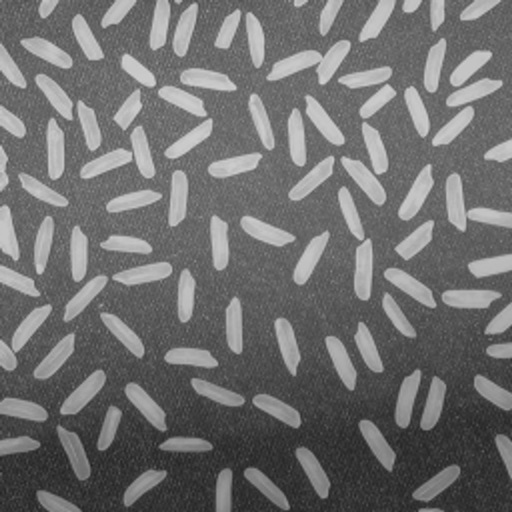
//> input picture images/rice.png, 512 x 512 px
$ ./rice_count   (built with g++ and OpenCV 4)
//> lines starting //> are read from the running program, lines starting //| are printed output that depends on the picture; after the words box and inside, x2 and y2 are one past the last pixel; in counts of white or black regions, pixels touching at a corner belong together
#include <iostream>
#include "opencv2/opencv.hpp"

using namespace std;
using namespace cv;

int main()
{
	Mat src = imread("../../../images/rice.png", IMREAD_GRAYSCALE);
//> src is the input picture: 512 rows x 512 cols, CV_8UC1; min 33, max 211, mean 111.3

	if (src.empty()) {
		cerr << "Image load failed!" << endl;
		return -1;
	}

    //local binary
    Mat dst = Mat::zeros(src.rows, src.cols, CV_8UC1);
    int bw = src.cols / 4;
//> bw = 128
    int bh = src.rows / 4;
//> bh = 128

    for(int y = 0; y < 4; y++){
        for(int x = 0; x < 4; x++){
            Mat src_ = src(Rect(x*bw, y*bh, bw, bh));
            Mat dst_ = dst(Rect(bw*x, bh*y, bw, bh));
            threshold(src_, dst_, 0, 255, THRESH_BINARY|THRESH_OTSU);
        }
    }
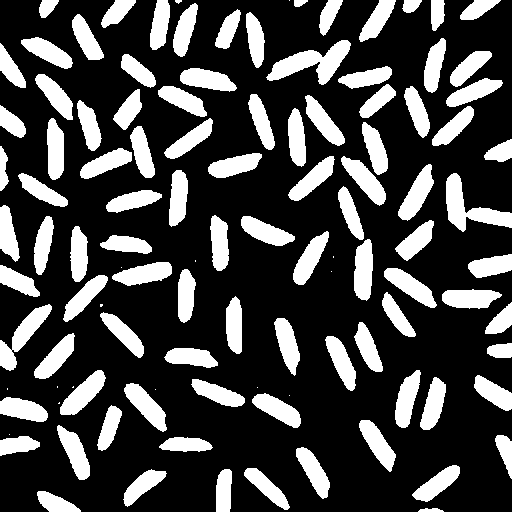
//> dst: 512 rows x 512 cols, CV_8UC1; 27% white; 112 white regions (15 under 20 px), largest, box (x1, y1, x2, y2) and area: (266, 40, 351, 85) 1625, (446, 173, 512, 232) 1503, (0, 304, 52, 371) 1152

    //count white object
    Mat labels;
    int cnt1 = connectedComponents(dst, labels);
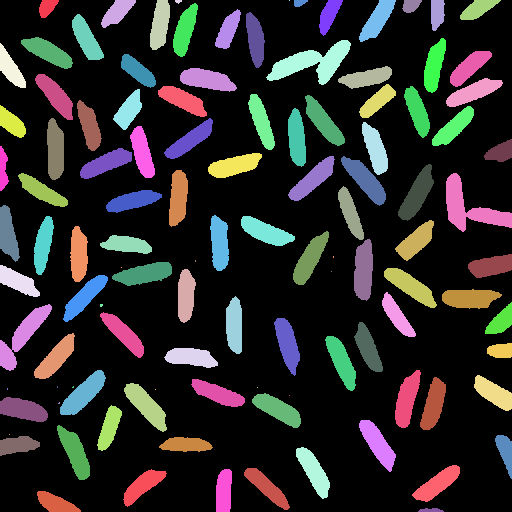
//> labels: 512 rows x 512 cols, CV_32SC1; 113 distinct labels, from 0 to 112; one colour per label, 0 black
//> cnt1 = 113

    Mat dst2;
    // morphologyEx(dst, dst2, MORPH_OPEN, Mat());
    erode(dst, dst2, Mat());
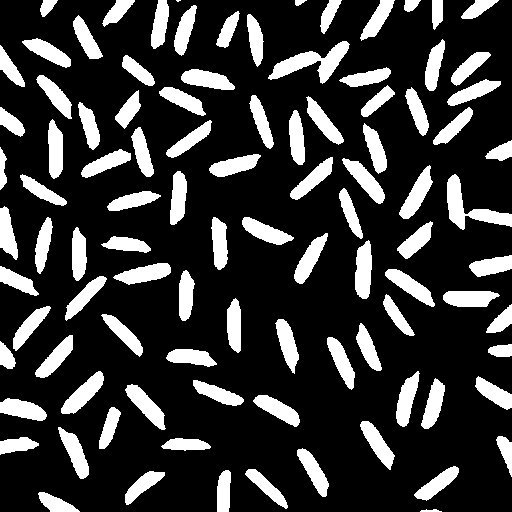
//> dst2: 512 rows x 512 cols, CV_8UC1; 21.6% white; 99 white regions (1 under 20 px), largest, box (x1, y1, x2, y2) and area: (268, 41, 350, 84) 1308, (447, 174, 512, 230) 1236, (355, 240, 372, 299) 792
    dilate(dst2, dst2, Mat());
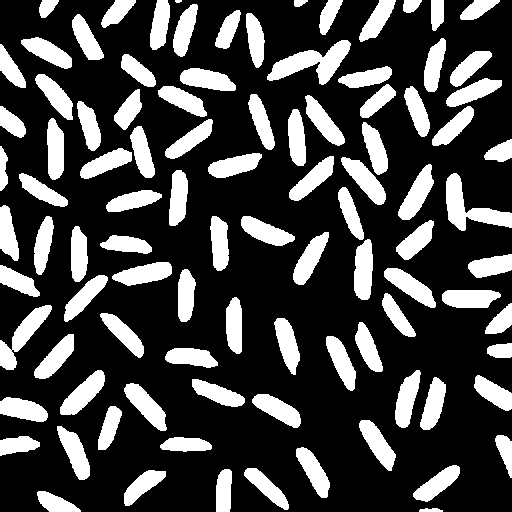
//> dst2: 512 rows x 512 cols, CV_8UC1; 27% white; 98 white regions (1 under 20 px), largest, box (x1, y1, x2, y2) and area: (267, 40, 351, 85) 1622, (446, 173, 512, 231) 1499, (0, 305, 52, 370) 1148

    int cnt2 = connectedComponents(dst2, labels);
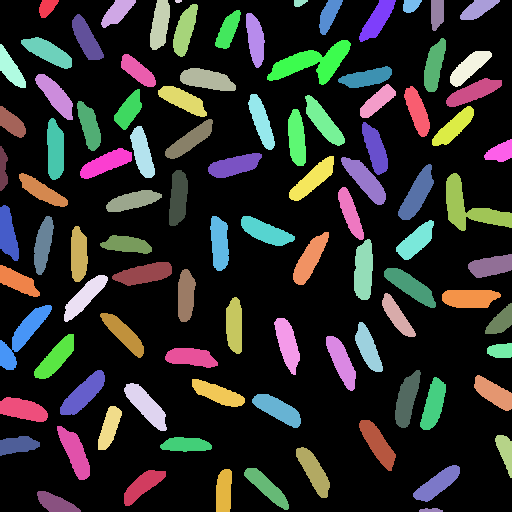
//> labels: 512 rows x 512 cols, CV_32SC1; 99 distinct labels, from 0 to 98; one colour per label, 0 black
//> cnt2 = 99

    imshow("src", src);
    imshow("dst", dst);
    imshow("dst2", dst2);

	while(1){
        if(waitKey() == 27) break;
//> the Esc key is pressed
    }
}
